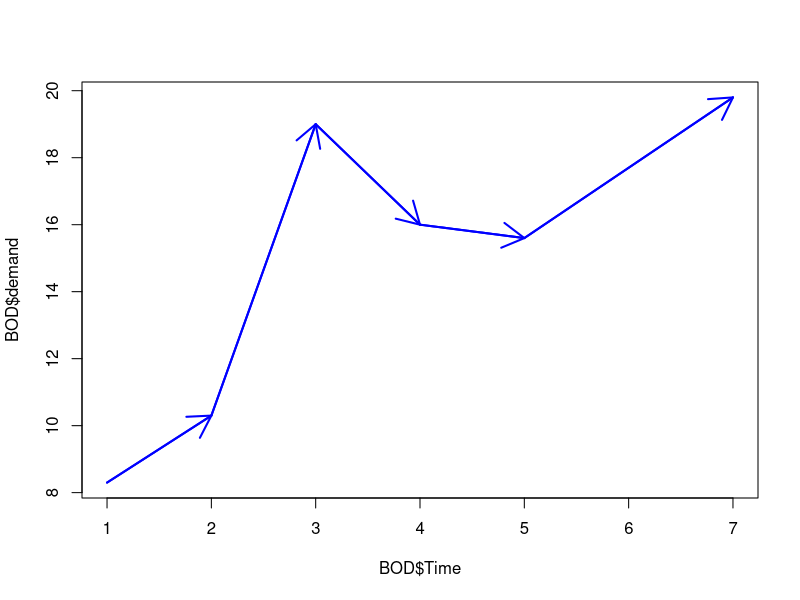

Here is the R script that generated this plot:
#plot the BOD data as a sequence of arrows
data(BOD) 
plot(BOD$Time,BOD$demand,type='l',lwd=2, col='blue')
arrows(BOD$Time[1],BOD$demand[1],BOD$Time[2],BOD$demand[2],lwd=2, col='blue')
arrows(BOD$Time[2],BOD$demand[2],BOD$Time[3],BOD$demand[3],lwd=2, col='blue')
arrows(BOD$Time[3],BOD$demand[3],BOD$Time[4],BOD$demand[4],lwd=2, col='blue')
arrows(BOD$Time[4],BOD$demand[4],BOD$Time[5],BOD$demand[5],lwd=2, col='blue')
arrows(BOD$Time[5],BOD$demand[5],BOD$Time[6],BOD$demand[6],lwd=2, col='blue')